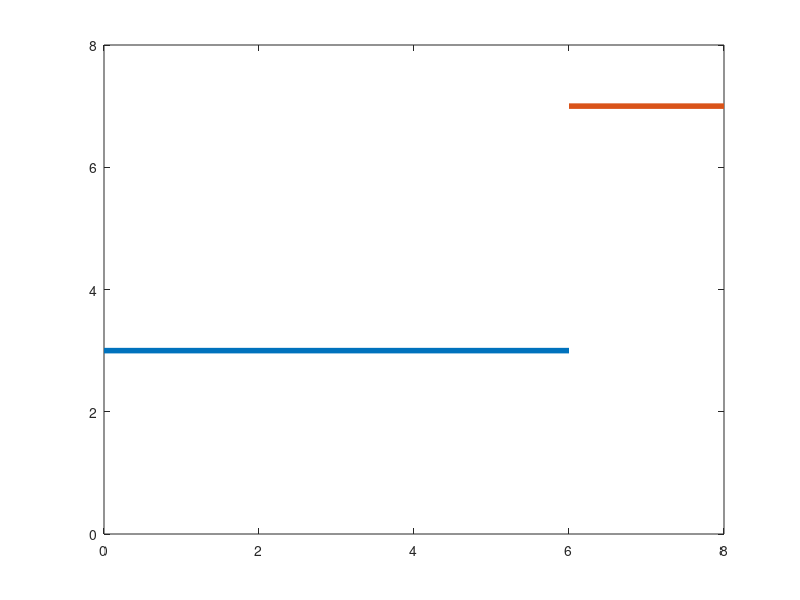
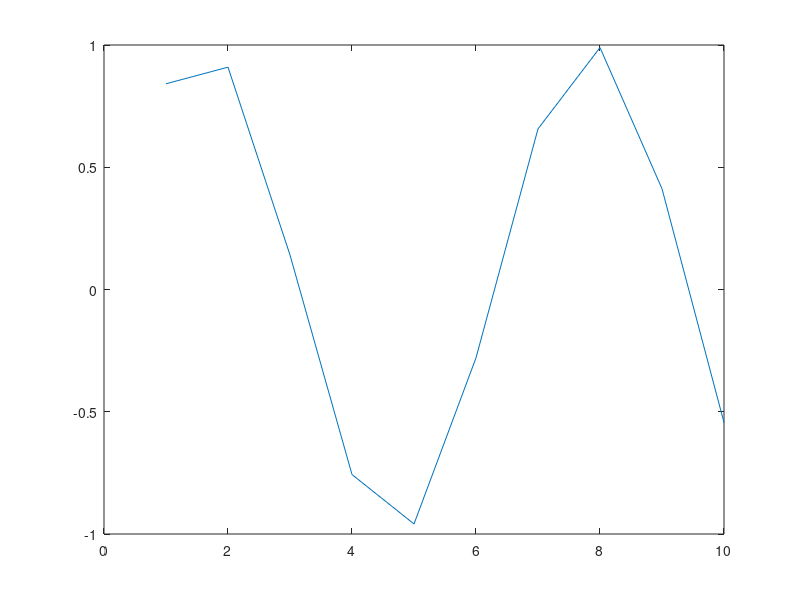
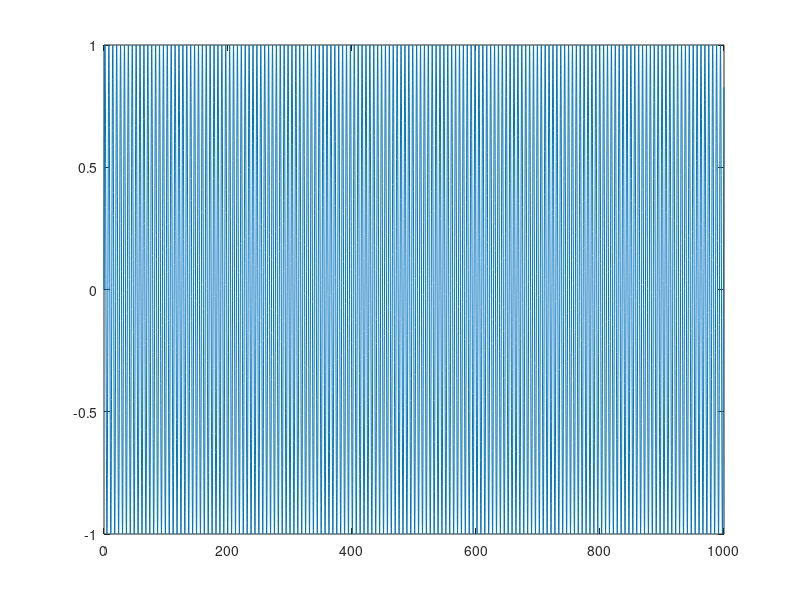

The MATLAB source for these figures, in order:
a1 = 3;
a2 = 3;
t1 = 0;
t2 = 6;

plot([t1, t2], [a1, a2], 'linewidth', 4)

integral1 = (t2-t1) * (a2 - 0)
integral1_trapz = trapz([t1,t2], [a1, a2])

hold on

b1 = 7;
b2 = 7;
t3 = 6;
t4 = 8;

plot([t3, t4], [b1, b2], 'linewidth', 4)
ylim([0, 8])

integral2 = (t4-t3) * (b2 - 0)
integral2_trapz = trapz([t3,t4], [b1, b2])

figure
t = [1, 2, 3, 4, 5, 6, 7, 8, 9, 10]
pos = sin(t)
plot(t, pos)

integral3_trapz = trapz(t, pos)


figure 
tt = 0:.1:1000;
pos2 = sin(tt);
plot(tt, pos2)

integral4_trapz = trapz(tt, pos2)


